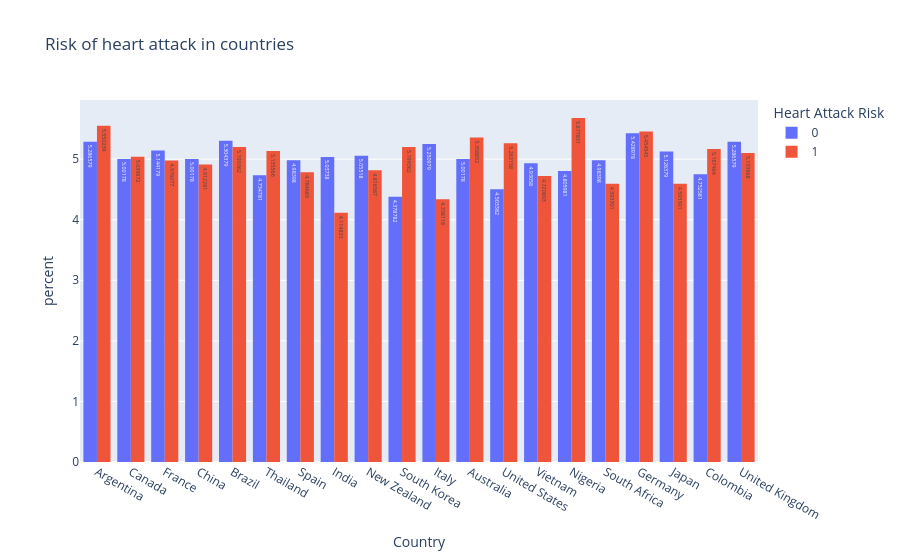

Notebook cell for this chart:
### Code cell
fig = px.histogram(heart_attack_df, x='Country', color='Heart Attack Risk', barmode='group',histnorm='percent',text_auto=True, title='Risk of heart attack in countries')
fig.show()

### Figure 1 — Plotly figure (JSON) as saved in the notebook; plotly's stock layout.template omitted (floating-point values rounded to 4 significant figures; data arrays with more than 128 entries replaced by an {"elided": "..."} marker saying what was removed)
{"data": [{"alignmentgroup": "True", "bingroup": "x", "histnorm": "percent", "hovertemplate": "Heart Attack Risk=0<br>Country=%{x}<br>percent=%{y}<extra></extra>", "legendgroup": "0", "marker": {"color": "#636efa", "pattern": {"shape": ""}}, "name": "0", "offsetgroup": "0", "orientation": "v", "showlegend": true, "texttemplate": "%{value}", "type": "histogram", "x": {"elided": "5618 str values"}, "xaxis": "x", "yaxis": "y"}, {"alignmentgroup": "True", "bingroup": "x", "histnorm": "percent", "hovertemplate": "Heart Attack Risk=1<br>Country=%{x}<br>percent=%{y}<extra></extra>", "legendgroup": "1", "marker": {"color": "#EF553B", "pattern": {"shape": ""}}, "name": "1", "offsetgroup": "1", "orientation": "v", "showlegend": true, "texttemplate": "%{value}", "type": "histogram", "x": {"elided": "3135 str values"}, "xaxis": "x", "yaxis": "y"}], "layout": {"barmode": "group", "legend": {"title": {"text": "Heart Attack Risk"}, "tracegroupgap": 0}, "title": {"text": "Risk of heart attack in countries"}, "xaxis": {"anchor": "y", "domain": [0, 1], "title": {"text": "Country"}}, "yaxis": {"anchor": "x", "domain": [0, 1], "title": {"text": "percent"}}}}
